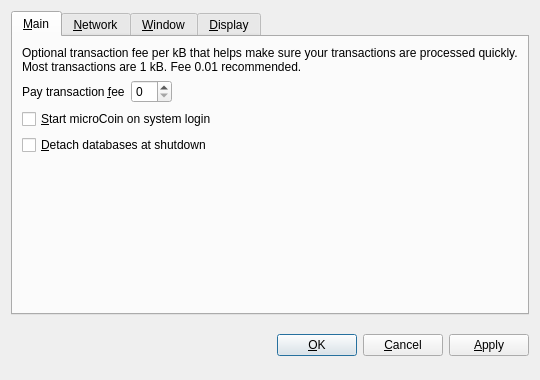
<?xml version="1.0" encoding="UTF-8"?>
<ui version="4.0">
 <class>OptionsDialog</class>
 <widget class="QDialog" name="OptionsDialog">
  <property name="geometry">
   <rect>
    <x>0</x>
    <y>0</y>
    <width>540</width>
    <height>380</height>
   </rect>
  </property>
  <property name="windowTitle">
   <string>Options</string>
  </property>
  <property name="modal">
   <bool>true</bool>
  </property>
  <layout class="QVBoxLayout" name="verticalLayout">
   <item>
    <widget class="QTabWidget" name="tabWidget">
     <property name="tabPosition">
      <enum>QTabWidget::North</enum>
     </property>
     <property name="currentIndex">
      <number>0</number>
     </property>
     <widget class="QWidget" name="tabMain">
      <attribute name="title">
       <string>&amp;Main</string>
      </attribute>
      <layout class="QVBoxLayout" name="verticalLayout_Main">
       <item>
        <widget class="QLabel" name="transactionFeeInfoLabel">
         <property name="text">
          <string>Optional transaction fee per kB that helps make sure your transactions are processed quickly. Most transactions are 1 kB. Fee 0.01 recommended.</string>
         </property>
         <property name="textFormat">
          <enum>Qt::PlainText</enum>
         </property>
         <property name="wordWrap">
          <bool>true</bool>
         </property>
        </widget>
       </item>
       <item>
        <layout class="QHBoxLayout" name="horizontalLayout_Main">
         <item>
          <widget class="QLabel" name="transactionFeeLabel">
           <property name="text">
            <string>Pay transaction &amp;fee</string>
           </property>
           <property name="textFormat">
            <enum>Qt::PlainText</enum>
           </property>
           <property name="buddy">
            <cstring>transactionFee</cstring>
           </property>
          </widget>
         </item>
         <item>
          <widget class="BitcoinAmountField" name="transactionFee"/>
         </item>
         <item>
          <spacer name="horizontalSpacer_Main">
           <property name="orientation">
            <enum>Qt::Horizontal</enum>
           </property>
           <property name="sizeHint" stdset="0">
            <size>
             <width>40</width>
             <height>20</height>
            </size>
           </property>
          </spacer>
         </item>
        </layout>
       </item>
       <item>
        <widget class="QCheckBox" name="bitcoinAtStartup">
         <property name="toolTip">
          <string>Automatically start microCoin after logging in to the system.</string>
         </property>
         <property name="text">
          <string>&amp;Start microCoin on system login</string>
         </property>
        </widget>
       </item>
       <item>
        <widget class="QCheckBox" name="detachDatabases">
         <property name="toolTip">
          <string>Detach block and address databases at shutdown. This means they can be moved to another data directory, but it slows down shutdown. The wallet is always detached.</string>
         </property>
         <property name="text">
          <string>&amp;Detach databases at shutdown</string>
         </property>
        </widget>
       </item>
       <item>
        <spacer name="verticalSpacer_Main">
         <property name="orientation">
          <enum>Qt::Vertical</enum>
         </property>
         <property name="sizeHint" stdset="0">
          <size>
           <width>20</width>
           <height>40</height>
          </size>
         </property>
        </spacer>
       </item>
      </layout>
     </widget>
     <widget class="QWidget" name="tabNetwork">
      <attribute name="title">
       <string>&amp;Network</string>
      </attribute>
      <layout class="QVBoxLayout" name="verticalLayout_Network">
       <item>
        <widget class="QCheckBox" name="mapPortUpnp">
         <property name="toolTip">
          <string>Automatically open the microCoin client port on the router. This only works when your router supports UPnP and it is enabled.</string>
         </property>
         <property name="text">
          <string>Map port using &amp;UPnP</string>
         </property>
        </widget>
       </item>
       <item>
        <widget class="QCheckBox" name="connectSocks">
         <property name="toolTip">
          <string>Connect to the microCoin network through a SOCKS proxy (e.g. when connecting through Tor).</string>
         </property>
         <property name="text">
          <string>&amp;Connect through SOCKS proxy:</string>
         </property>
        </widget>
       </item>
       <item>
        <layout class="QHBoxLayout" name="horizontalLayout_Network">
         <item>
          <widget class="QLabel" name="proxyIpLabel">
           <property name="text">
            <string>Proxy &amp;IP:</string>
           </property>
           <property name="textFormat">
            <enum>Qt::PlainText</enum>
           </property>
           <property name="buddy">
            <cstring>proxyIp</cstring>
           </property>
          </widget>
         </item>
         <item>
          <widget class="QValidatedLineEdit" name="proxyIp">
           <property name="maximumSize">
            <size>
             <width>140</width>
             <height>16777215</height>
            </size>
           </property>
           <property name="toolTip">
            <string>IP address of the proxy (e.g. 127.0.0.1)</string>
           </property>
          </widget>
         </item>
         <item>
          <widget class="QLabel" name="proxyPortLabel">
           <property name="text">
            <string>&amp;Port:</string>
           </property>
           <property name="textFormat">
            <enum>Qt::PlainText</enum>
           </property>
           <property name="buddy">
            <cstring>proxyPort</cstring>
           </property>
          </widget>
         </item>
         <item>
          <widget class="QLineEdit" name="proxyPort">
           <property name="maximumSize">
            <size>
             <width>55</width>
             <height>16777215</height>
            </size>
           </property>
           <property name="toolTip">
            <string>Port of the proxy (e.g. 9050)</string>
           </property>
          </widget>
         </item>
         <item>
          <widget class="QLabel" name="socksVersionLabel">
           <property name="text">
            <string>SOCKS &amp;Version:</string>
           </property>
           <property name="textFormat">
            <enum>Qt::PlainText</enum>
           </property>
           <property name="buddy">
            <cstring>socksVersion</cstring>
           </property>
          </widget>
         </item>
         <item>
          <widget class="QValueComboBox" name="socksVersion">
           <property name="toolTip">
            <string>SOCKS version of the proxy (e.g. 5)</string>
           </property>
          </widget>
         </item>
         <item>
          <spacer name="horizontalSpacer_Network">
           <property name="orientation">
            <enum>Qt::Horizontal</enum>
           </property>
           <property name="sizeHint" stdset="0">
            <size>
             <width>40</width>
             <height>20</height>
            </size>
           </property>
          </spacer>
         </item>
        </layout>
       </item>
       <item>
        <spacer name="verticalSpacer_Network">
         <property name="orientation">
          <enum>Qt::Vertical</enum>
         </property>
         <property name="sizeHint" stdset="0">
          <size>
           <width>20</width>
           <height>40</height>
          </size>
         </property>
        </spacer>
       </item>
      </layout>
     </widget>
     <widget class="QWidget" name="tabWindow">
      <attribute name="title">
       <string>&amp;Window</string>
      </attribute>
      <layout class="QVBoxLayout" name="verticalLayout_Window">
       <item>
        <widget class="QCheckBox" name="minimizeToTray">
         <property name="toolTip">
          <string>Show only a tray icon after minimizing the window.</string>
         </property>
         <property name="text">
          <string>&amp;Minimize to the tray instead of the taskbar</string>
         </property>
        </widget>
       </item>
       <item>
        <widget class="QCheckBox" name="minimizeOnClose">
         <property name="toolTip">
          <string>Minimize instead of exit the application when the window is closed. When this option is enabled, the application will be closed only after selecting Quit in the menu.</string>
         </property>
         <property name="text">
          <string>M&amp;inimize on close</string>
         </property>
        </widget>
       </item>
       <item>
        <spacer name="verticalSpacer_Window">
         <property name="orientation">
          <enum>Qt::Vertical</enum>
         </property>
         <property name="sizeHint" stdset="0">
          <size>
           <width>20</width>
           <height>40</height>
          </size>
         </property>
        </spacer>
       </item>
      </layout>
     </widget>
     <widget class="QWidget" name="tabDisplay">
      <attribute name="title">
       <string>&amp;Display</string>
      </attribute>
      <layout class="QVBoxLayout" name="verticalLayout_Display">
       <item>
        <layout class="QHBoxLayout" name="horizontalLayout_1_Display">
         <item>
          <widget class="QLabel" name="langLabel">
           <property name="text">
            <string>User Interface &amp;language:</string>
           </property>
           <property name="textFormat">
            <enum>Qt::PlainText</enum>
           </property>
           <property name="buddy">
            <cstring>lang</cstring>
           </property>
          </widget>
         </item>
         <item>
          <widget class="QValueComboBox" name="lang">
           <property name="toolTip">
            <string>The user interface language can be set here. This setting will take effect after restarting microCoin.</string>
           </property>
          </widget>
         </item>
        </layout>
       </item>
       <item>
        <layout class="QHBoxLayout" name="horizontalLayout_2_Display">
         <item>
          <widget class="QLabel" name="unitLabel">
           <property name="text">
            <string>&amp;Unit to show amounts in:</string>
           </property>
           <property name="textFormat">
            <enum>Qt::PlainText</enum>
           </property>
           <property name="buddy">
            <cstring>unit</cstring>
           </property>
          </widget>
         </item>
         <item>
          <widget class="QValueComboBox" name="unit">
           <property name="toolTip">
            <string>Choose the default subdivision unit to show in the interface and when sending coins.</string>
           </property>
          </widget>
         </item>
        </layout>
       </item>
       <item>
        <widget class="QCheckBox" name="displayAddresses">
         <property name="toolTip">
          <string>Whether to show microCoin addresses in the transaction list or not.</string>
         </property>
         <property name="text">
          <string>&amp;Display addresses in transaction list</string>
         </property>
        </widget>
       </item>
       <item>
        <spacer name="verticalSpacer_Display">
         <property name="orientation">
          <enum>Qt::Vertical</enum>
         </property>
         <property name="sizeHint" stdset="0">
          <size>
           <width>20</width>
           <height>40</height>
          </size>
         </property>
        </spacer>
       </item>
      </layout>
     </widget>
    </widget>
   </item>
   <item>
    <layout class="QHBoxLayout" name="horizontalLayout_Buttons">
     <item>
      <spacer name="horizontalSpacer_1">
       <property name="orientation">
        <enum>Qt::Horizontal</enum>
       </property>
       <property name="sizeHint" stdset="0">
        <size>
         <width>40</width>
         <height>48</height>
        </size>
       </property>
      </spacer>
     </item>
     <item>
      <widget class="QLabel" name="statusLabel">
       <property name="font">
        <font>
         <weight>75</weight>
         <bold>true</bold>
        </font>
       </property>
       <property name="text">
        <string/>
       </property>
       <property name="textFormat">
        <enum>Qt::PlainText</enum>
       </property>
       <property name="wordWrap">
        <bool>true</bool>
       </property>
      </widget>
     </item>
     <item>
      <spacer name="horizontalSpacer_2">
       <property name="orientation">
        <enum>Qt::Horizontal</enum>
       </property>
       <property name="sizeHint" stdset="0">
        <size>
         <width>40</width>
         <height>48</height>
        </size>
       </property>
      </spacer>
     </item>
     <item>
      <widget class="QPushButton" name="okButton">
       <property name="text">
        <string>&amp;OK</string>
       </property>
      </widget>
     </item>
     <item>
      <widget class="QPushButton" name="cancelButton">
       <property name="text">
        <string>&amp;Cancel</string>
       </property>
       <property name="autoDefault">
        <bool>false</bool>
       </property>
      </widget>
     </item>
     <item>
      <widget class="QPushButton" name="applyButton">
       <property name="text">
        <string>&amp;Apply</string>
       </property>
       <property name="autoDefault">
        <bool>false</bool>
       </property>
      </widget>
     </item>
    </layout>
   </item>
  </layout>
 </widget>
 <customwidgets>
  <customwidget>
   <class>BitcoinAmountField</class>
   <extends>QSpinBox</extends>
   <header>bitcoinamountfield.h</header>
  </customwidget>
  <customwidget>
   <class>QValueComboBox</class>
   <extends>QComboBox</extends>
   <header>qvaluecombobox.h</header>
  </customwidget>
  <customwidget>
   <class>QValidatedLineEdit</class>
   <extends>QLineEdit</extends>
   <header>qvalidatedlineedit.h</header>
  </customwidget>
 </customwidgets>
 <resources/>
 <connections/>
</ui>
